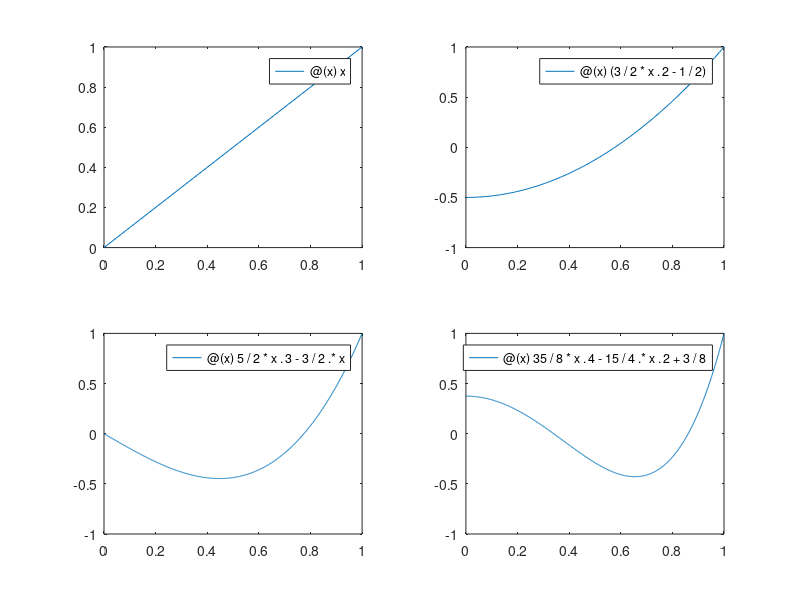

Here is the MATLAB script that generated this plot:
subplot(2,2,1)
l1=@(x) x
fplot(l1,[0,1])

subplot(2,2,2)
l2=@(x) (3/2*x.^2 - 1/2)
fplot(l2,[0,1])

subplot(2,2,3)
l3=@(x) 5/2*x.^3 - 3/2.*x
fplot(l3,[0,1])

subplot(2,2,4)
l4=@(x) 35/8*x.^4 - 15/4.*x.^2 + 3/8
fplot(l4,[0,1])